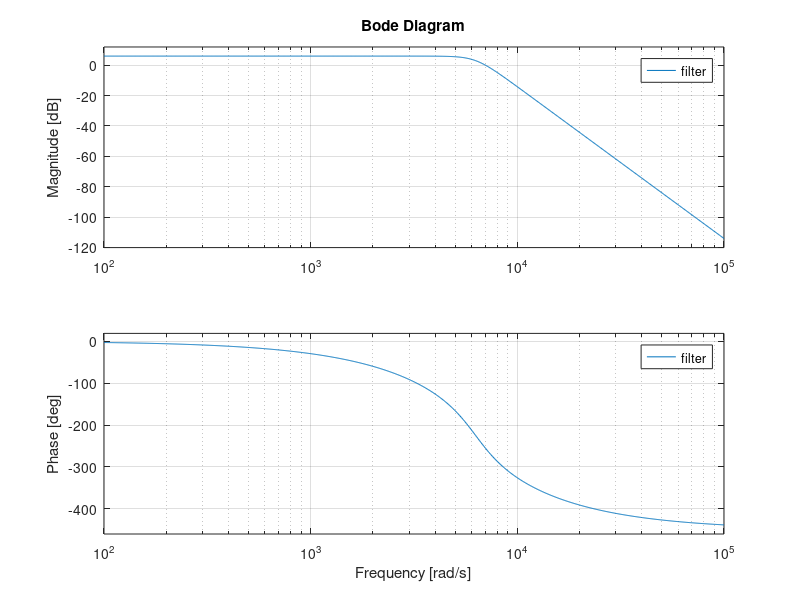
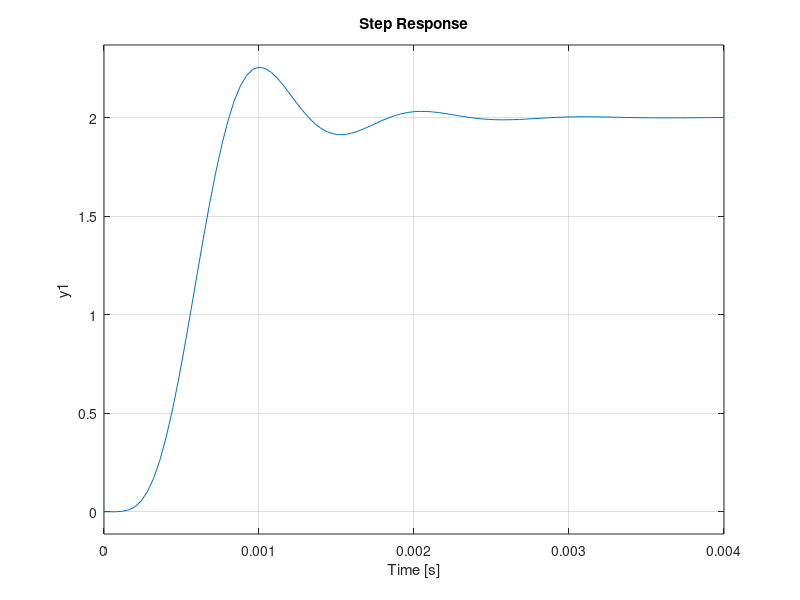
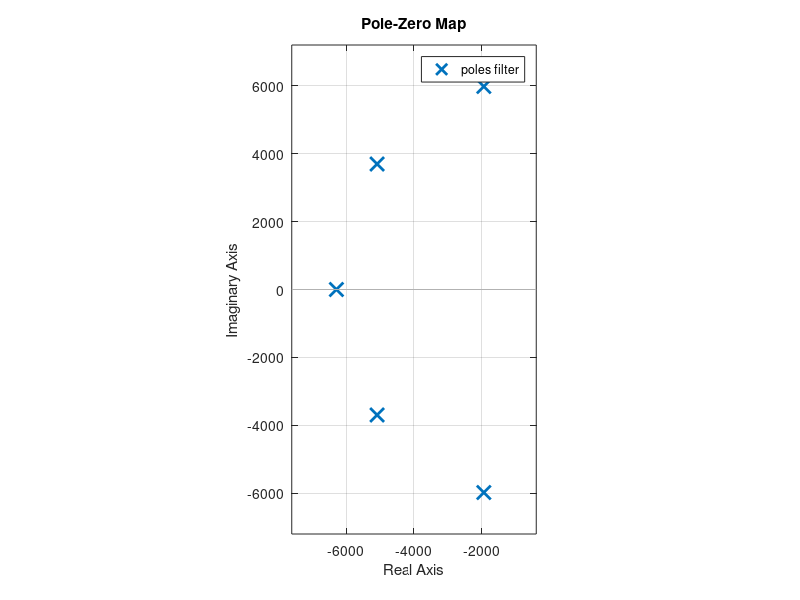
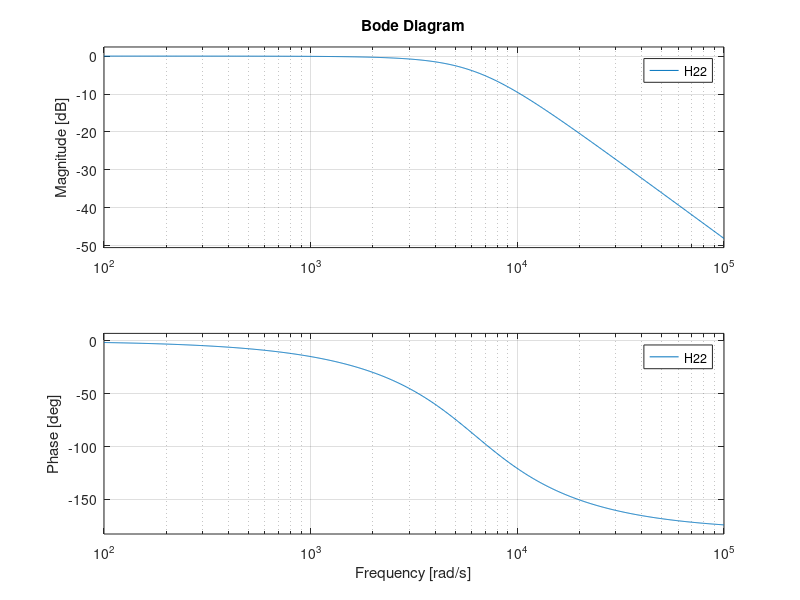

The MATLAB source for these figures, in order:
% help buttord

K = 2;
fc = 1000;
fs = 3100;
As = 40;
Ap = 3;

% 's' is nodig voor analoge filters
[n, wn] = buttord(2*pi*fc, 2*pi*fs, Ap, As, 's')

[T, N] = butter(n, wn, 's')

filter = K * tf(T, N)

% Zien of het klopt
figure(1)
bode(filter)
figure(2)
step(filter)
figure(3)
pzmap(filter)
axis equal


% help zpk

trappen = zpk(filter)

[r, p, k]  =zpkdata(trappen)

% zeta = 1 bij 1e trap
[wn, zeta] = damp(filter)

i1eorde = 3;
i2eorde1 = 1;
i2eorde2 = 4;

figure(4)
hold on;

bode(filter)

H1N = [ 0        1]
H1D = [1/wn(i1eorde)  1]

H1 = tf(H1N, H1D)
bode(H1)


H2N1 = [0     0        1]
H2D1 = [1/wn(i2eorde1)^2  1/((1/(2*zeta(i2eorde1)))*wn(i2eorde1)) 1]

H21 = tf(H2N1, H2D1)
bode(H21)

H2N2 = [0     0        1]
H2D2 = [1/wn(i2eorde2)^2  1/((1/(2*zeta(i2eorde2)))*wn(i2eorde2)) 1]

H22 = tf(H2N2, H2D2)
bode(H22)



